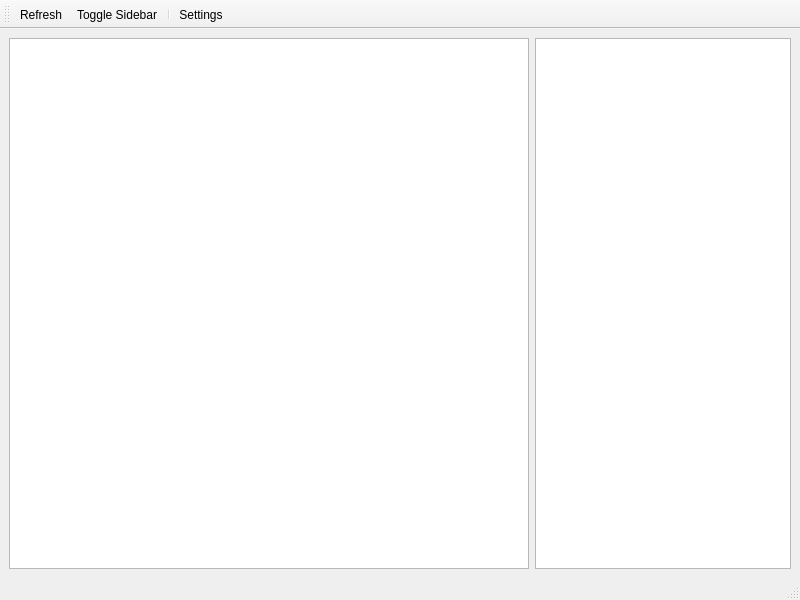
<?xml version="1.0" encoding="UTF-8"?>
<ui version="4.0">
 <class>MainWindow</class>
 <widget class="QMainWindow" name="MainWindow">
  <property name="geometry">
   <rect>
    <x>0</x>
    <y>0</y>
    <width>800</width>
    <height>600</height>
   </rect>
  </property>
  <property name="windowTitle">
   <string>MainWindow</string>
  </property>
  <widget class="QWidget" name="centralwidget">
   <layout class="QGridLayout" name="gridLayout">
    <item row="0" column="0">
     <layout class="QHBoxLayout" name="horizontalLayout">
      <property name="sizeConstraint">
       <enum>QLayout::SetNoConstraint</enum>
      </property>
      <item>
       <widget class="QTableView" name="runTableView"/>
      </item>
      <item>
       <widget class="QTextBrowser" name="summaryBrowser">
        <property name="sizePolicy">
         <sizepolicy hsizetype="Maximum" vsizetype="Expanding">
          <horstretch>0</horstretch>
          <verstretch>0</verstretch>
         </sizepolicy>
        </property>
       </widget>
      </item>
     </layout>
    </item>
   </layout>
  </widget>
  <widget class="QStatusBar" name="statusbar"/>
  <widget class="QToolBar" name="toolBar">
   <property name="windowTitle">
    <string>toolBar</string>
   </property>
   <property name="movable">
    <bool>true</bool>
   </property>
   <property name="toolButtonStyle">
    <enum>Qt::ToolButtonTextUnderIcon</enum>
   </property>
   <attribute name="toolBarArea">
    <enum>TopToolBarArea</enum>
   </attribute>
   <attribute name="toolBarBreak">
    <bool>false</bool>
   </attribute>
   <addaction name="actionRefresh"/>
   <addaction name="actionToggle_Sidebar"/>
   <addaction name="separator"/>
   <addaction name="actionSettings"/>
  </widget>
  <action name="actionRefresh">
   <property name="icon">
    <iconset resource="icons_runlog.qrc">
     <normaloff>:/icons/icons/appbar.refresh.png</normaloff>:/icons/icons/appbar.refresh.png</iconset>
   </property>
   <property name="text">
    <string>Refresh</string>
   </property>
   <property name="toolTip">
    <string>Refresh data in table.</string>
   </property>
  </action>
  <action name="actionSettings">
   <property name="icon">
    <iconset resource="icons_runlog.qrc">
     <normaloff>:/icons/icons/appbar.settings.png</normaloff>:/icons/icons/appbar.settings.png</iconset>
   </property>
   <property name="text">
    <string>Settings</string>
   </property>
   <property name="toolTip">
    <string>Manage settings.</string>
   </property>
  </action>
  <action name="actionToggle_Sidebar">
   <property name="icon">
    <iconset resource="icons_runlog.qrc">
     <normaloff>:/icons/icons/appbar.layout.collapse.right.variant.png</normaloff>:/icons/icons/appbar.layout.collapse.right.variant.png</iconset>
   </property>
   <property name="text">
    <string>Toggle Sidebar</string>
   </property>
   <property name="toolTip">
    <string>Expands or collapses sidebar.</string>
   </property>
  </action>
 </widget>
 <resources>
  <include location="icons_runlog.qrc"/>
 </resources>
 <connections/>
</ui>
